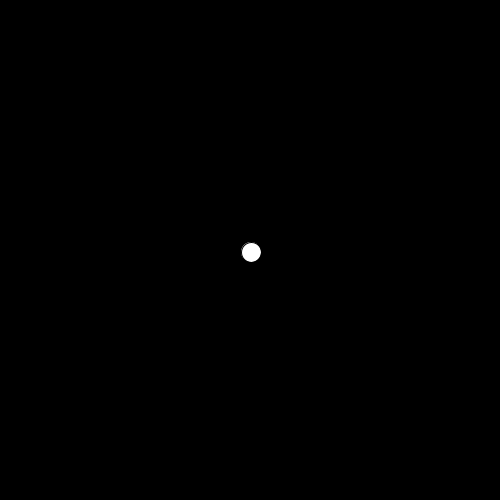
Frame 1 (no input)
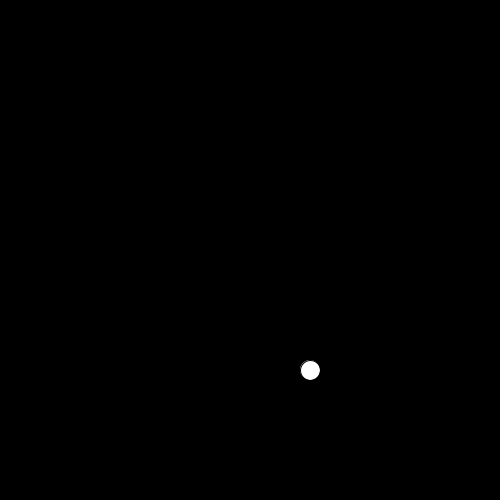
Frame 60 (the mouse pressed at the canvas centre just before this capture)
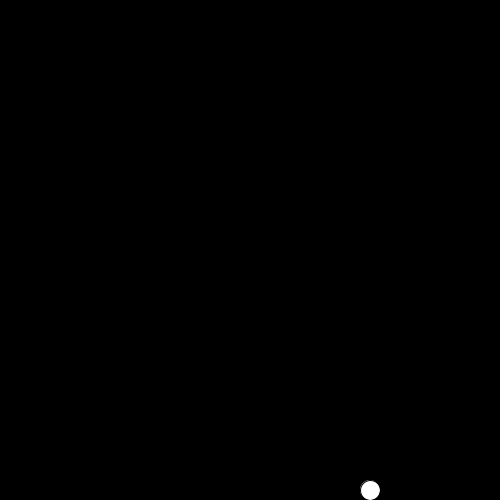
Frame 120 (the mouse held since frame 60 and released just before this capture)

The Processing sketch that drew these frames (run headless with seeded random() and noise(); from frame 60 on, the mouse is pressed at the canvas centre):

// Processing sketch: sketch_190303_modele_balle
// ── sketch_190303_modele_balle.pde
float xb = 250;
float yb = 250;
float vxb = 1;
float vyb = 2;

void setup()
{
  size(500, 500);
}

void draw()
{
    background(0);

    xb = xb + vxb;
    yb = yb + vyb;

    ellipse(xb,yb,20,20);

    if ( xb >= 500)
    {
      vxb = - vxb;
    }
    if ( xb <= 0)
    {
      vxb = - vxb;
    }
    if ( yb <= 0)
    {
      vyb = - vyb;
    }
    if ( yb >= 500)
    {
      vyb = - vyb;
    }

}
